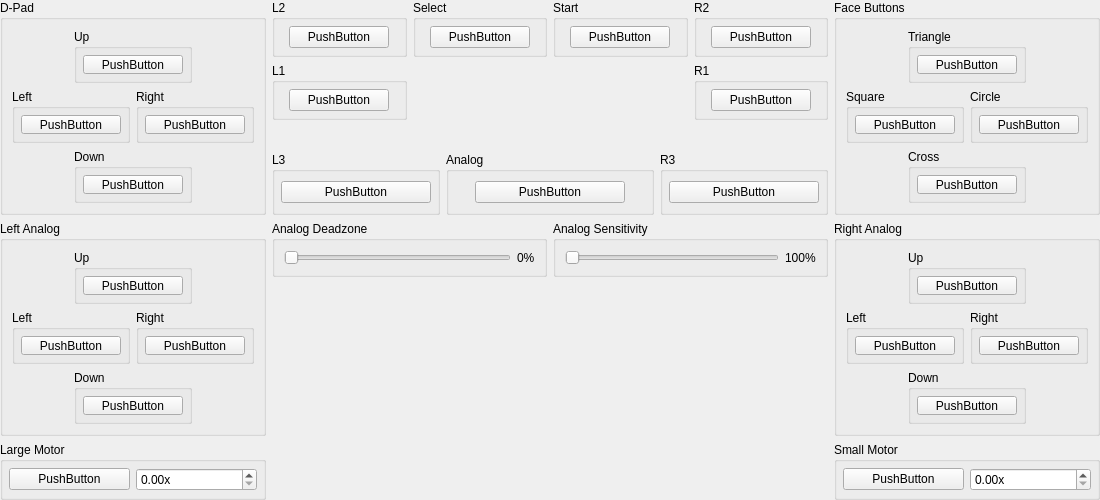
<?xml version="1.0" encoding="UTF-8"?>
<ui version="4.0">
 <class>ControllerBindingWidget_AnalogController</class>
 <widget class="QWidget" name="ControllerBindingWidget_AnalogController">
  <property name="geometry">
   <rect>
    <x>0</x>
    <y>0</y>
    <width>1100</width>
    <height>500</height>
   </rect>
  </property>
  <property name="sizePolicy">
   <sizepolicy hsizetype="MinimumExpanding" vsizetype="Preferred">
    <horstretch>0</horstretch>
    <verstretch>0</verstretch>
   </sizepolicy>
  </property>
  <property name="minimumSize">
   <size>
    <width>1100</width>
    <height>500</height>
   </size>
  </property>
  <property name="windowTitle">
   <string>Form</string>
  </property>
  <layout class="QGridLayout" name="gridLayout_35">
   <property name="leftMargin">
    <number>0</number>
   </property>
   <property name="topMargin">
    <number>0</number>
   </property>
   <property name="rightMargin">
    <number>0</number>
   </property>
   <property name="bottomMargin">
    <number>0</number>
   </property>
   <item row="0" column="0" rowspan="3">
    <layout class="QVBoxLayout" name="verticalLayout_2">
     <item>
      <widget class="QGroupBox" name="groupBox">
       <property name="title">
        <string>D-Pad</string>
       </property>
       <layout class="QGridLayout" name="gridLayout_5">
        <item row="3" column="1" colspan="2">
         <widget class="QGroupBox" name="groupBox_5">
          <property name="title">
           <string>Down</string>
          </property>
          <layout class="QGridLayout" name="gridLayout_4">
           <property name="leftMargin">
            <number>6</number>
           </property>
           <property name="topMargin">
            <number>6</number>
           </property>
           <property name="rightMargin">
            <number>6</number>
           </property>
           <property name="bottomMargin">
            <number>6</number>
           </property>
           <item row="0" column="0">
            <widget class="InputBindingWidget" name="Down">
             <property name="minimumSize">
              <size>
               <width>100</width>
               <height>0</height>
              </size>
             </property>
             <property name="maximumSize">
              <size>
               <width>100</width>
               <height>16777215</height>
              </size>
             </property>
             <property name="text">
              <string>PushButton</string>
             </property>
            </widget>
           </item>
          </layout>
         </widget>
        </item>
        <item row="2" column="0" colspan="2">
         <widget class="QGroupBox" name="groupBox_3">
          <property name="title">
           <string>Left</string>
          </property>
          <layout class="QGridLayout" name="gridLayout_2">
           <property name="leftMargin">
            <number>6</number>
           </property>
           <property name="topMargin">
            <number>6</number>
           </property>
           <property name="rightMargin">
            <number>6</number>
           </property>
           <property name="bottomMargin">
            <number>6</number>
           </property>
           <item row="0" column="0">
            <widget class="InputBindingWidget" name="Left">
             <property name="minimumSize">
              <size>
               <width>100</width>
               <height>0</height>
              </size>
             </property>
             <property name="maximumSize">
              <size>
               <width>100</width>
               <height>16777215</height>
              </size>
             </property>
             <property name="text">
              <string>PushButton</string>
             </property>
            </widget>
           </item>
          </layout>
         </widget>
        </item>
        <item row="0" column="1" colspan="2">
         <widget class="QGroupBox" name="groupBox_2">
          <property name="title">
           <string>Up</string>
          </property>
          <layout class="QGridLayout" name="gridLayout">
           <property name="leftMargin">
            <number>6</number>
           </property>
           <property name="topMargin">
            <number>6</number>
           </property>
           <property name="rightMargin">
            <number>6</number>
           </property>
           <property name="bottomMargin">
            <number>6</number>
           </property>
           <item row="0" column="0">
            <widget class="InputBindingWidget" name="Up">
             <property name="minimumSize">
              <size>
               <width>100</width>
               <height>0</height>
              </size>
             </property>
             <property name="maximumSize">
              <size>
               <width>100</width>
               <height>16777215</height>
              </size>
             </property>
             <property name="text">
              <string>PushButton</string>
             </property>
            </widget>
           </item>
          </layout>
         </widget>
        </item>
        <item row="2" column="2" colspan="2">
         <widget class="QGroupBox" name="groupBox_4">
          <property name="title">
           <string>Right</string>
          </property>
          <layout class="QGridLayout" name="gridLayout_3">
           <property name="leftMargin">
            <number>6</number>
           </property>
           <property name="topMargin">
            <number>6</number>
           </property>
           <property name="rightMargin">
            <number>6</number>
           </property>
           <property name="bottomMargin">
            <number>6</number>
           </property>
           <item row="0" column="0">
            <widget class="InputBindingWidget" name="Right">
             <property name="minimumSize">
              <size>
               <width>100</width>
               <height>0</height>
              </size>
             </property>
             <property name="maximumSize">
              <size>
               <width>100</width>
               <height>16777215</height>
              </size>
             </property>
             <property name="text">
              <string>PushButton</string>
             </property>
            </widget>
           </item>
          </layout>
         </widget>
        </item>
       </layout>
      </widget>
     </item>
     <item>
      <widget class="QGroupBox" name="groupBox_6">
       <property name="title">
        <string>Left Analog</string>
       </property>
       <layout class="QGridLayout" name="gridLayout_6">
        <item row="3" column="1" colspan="2">
         <widget class="QGroupBox" name="groupBox_7">
          <property name="title">
           <string>Down</string>
          </property>
          <layout class="QGridLayout" name="gridLayout_7">
           <property name="leftMargin">
            <number>6</number>
           </property>
           <property name="topMargin">
            <number>6</number>
           </property>
           <property name="rightMargin">
            <number>6</number>
           </property>
           <property name="bottomMargin">
            <number>6</number>
           </property>
           <item row="0" column="0">
            <widget class="InputBindingWidget" name="LDown">
             <property name="minimumSize">
              <size>
               <width>100</width>
               <height>0</height>
              </size>
             </property>
             <property name="maximumSize">
              <size>
               <width>100</width>
               <height>16777215</height>
              </size>
             </property>
             <property name="text">
              <string>PushButton</string>
             </property>
            </widget>
           </item>
          </layout>
         </widget>
        </item>
        <item row="2" column="0" colspan="2">
         <widget class="QGroupBox" name="groupBox_8">
          <property name="title">
           <string>Left</string>
          </property>
          <layout class="QGridLayout" name="gridLayout_8">
           <property name="leftMargin">
            <number>6</number>
           </property>
           <property name="topMargin">
            <number>6</number>
           </property>
           <property name="rightMargin">
            <number>6</number>
           </property>
           <property name="bottomMargin">
            <number>6</number>
           </property>
           <item row="0" column="0">
            <widget class="InputBindingWidget" name="LLeft">
             <property name="minimumSize">
              <size>
               <width>100</width>
               <height>0</height>
              </size>
             </property>
             <property name="maximumSize">
              <size>
               <width>100</width>
               <height>16777215</height>
              </size>
             </property>
             <property name="text">
              <string>PushButton</string>
             </property>
            </widget>
           </item>
          </layout>
         </widget>
        </item>
        <item row="0" column="1" colspan="2">
         <widget class="QGroupBox" name="groupBox_9">
          <property name="title">
           <string>Up</string>
          </property>
          <layout class="QGridLayout" name="gridLayout_9">
           <property name="leftMargin">
            <number>6</number>
           </property>
           <property name="topMargin">
            <number>6</number>
           </property>
           <property name="rightMargin">
            <number>6</number>
           </property>
           <property name="bottomMargin">
            <number>6</number>
           </property>
           <item row="0" column="0">
            <widget class="InputBindingWidget" name="LUp">
             <property name="minimumSize">
              <size>
               <width>100</width>
               <height>0</height>
              </size>
             </property>
             <property name="maximumSize">
              <size>
               <width>100</width>
               <height>16777215</height>
              </size>
             </property>
             <property name="text">
              <string>PushButton</string>
             </property>
            </widget>
           </item>
          </layout>
         </widget>
        </item>
        <item row="2" column="2" colspan="2">
         <widget class="QGroupBox" name="groupBox_10">
          <property name="title">
           <string>Right</string>
          </property>
          <layout class="QGridLayout" name="gridLayout_10">
           <property name="leftMargin">
            <number>6</number>
           </property>
           <property name="topMargin">
            <number>6</number>
           </property>
           <property name="rightMargin">
            <number>6</number>
           </property>
           <property name="bottomMargin">
            <number>6</number>
           </property>
           <item row="0" column="0">
            <widget class="InputBindingWidget" name="LRight">
             <property name="minimumSize">
              <size>
               <width>100</width>
               <height>0</height>
              </size>
             </property>
             <property name="maximumSize">
              <size>
               <width>100</width>
               <height>16777215</height>
              </size>
             </property>
             <property name="text">
              <string>PushButton</string>
             </property>
            </widget>
           </item>
          </layout>
         </widget>
        </item>
       </layout>
      </widget>
     </item>
     <item>
      <widget class="QGroupBox" name="groupBox_29">
       <property name="title">
        <string>Large Motor</string>
       </property>
       <layout class="QGridLayout" name="gridLayout_30">
        <property name="leftMargin">
         <number>6</number>
        </property>
        <property name="topMargin">
         <number>6</number>
        </property>
        <property name="rightMargin">
         <number>6</number>
        </property>
        <property name="bottomMargin">
         <number>6</number>
        </property>
        <item row="0" column="0">
         <widget class="InputVibrationBindingWidget" name="LargeMotor">
          <property name="minimumSize">
           <size>
            <width>100</width>
            <height>0</height>
           </size>
          </property>
          <property name="maximumSize">
           <size>
            <width>16777215</width>
            <height>16777215</height>
           </size>
          </property>
          <property name="text">
           <string>PushButton</string>
          </property>
         </widget>
        </item>
        <item row="0" column="1">
         <widget class="QDoubleSpinBox" name="LargeMotorScale">
          <property name="minimumSize">
           <size>
            <width>80</width>
            <height>0</height>
           </size>
          </property>
          <property name="suffix">
           <string>x</string>
          </property>
          <property name="maximum">
           <double>3.000000000000000</double>
          </property>
          <property name="singleStep">
           <double>0.100000000000000</double>
          </property>
         </widget>
        </item>
       </layout>
      </widget>
     </item>
     <item>
      <spacer name="verticalSpacer_5">
       <property name="orientation">
        <enum>Qt::Vertical</enum>
       </property>
       <property name="sizeHint" stdset="0">
        <size>
         <width>20</width>
         <height>40</height>
        </size>
       </property>
      </spacer>
     </item>
    </layout>
   </item>
   <item row="0" column="1">
    <layout class="QGridLayout" name="gridLayout_27">
     <item row="0" column="0">
      <widget class="QGroupBox" name="groupBox_21">
       <property name="title">
        <string>L2</string>
       </property>
       <layout class="QGridLayout" name="gridLayout_21">
        <property name="leftMargin">
         <number>6</number>
        </property>
        <property name="topMargin">
         <number>6</number>
        </property>
        <property name="rightMargin">
         <number>6</number>
        </property>
        <property name="bottomMargin">
         <number>6</number>
        </property>
        <item row="0" column="0">
         <widget class="InputBindingWidget" name="L2">
          <property name="maximumSize">
           <size>
            <width>100</width>
            <height>16777215</height>
           </size>
          </property>
          <property name="text">
           <string>PushButton</string>
          </property>
         </widget>
        </item>
       </layout>
      </widget>
     </item>
     <item row="0" column="1">
      <widget class="QGroupBox" name="groupBox_25">
       <property name="title">
        <string>Select</string>
       </property>
       <layout class="QGridLayout" name="gridLayout_25">
        <property name="leftMargin">
         <number>6</number>
        </property>
        <property name="topMargin">
         <number>6</number>
        </property>
        <property name="rightMargin">
         <number>6</number>
        </property>
        <property name="bottomMargin">
         <number>6</number>
        </property>
        <item row="0" column="0">
         <widget class="InputBindingWidget" name="Select">
          <property name="maximumSize">
           <size>
            <width>100</width>
            <height>16777215</height>
           </size>
          </property>
          <property name="text">
           <string>PushButton</string>
          </property>
         </widget>
        </item>
       </layout>
      </widget>
     </item>
     <item row="0" column="2">
      <widget class="QGroupBox" name="groupBox_26">
       <property name="title">
        <string>Start</string>
       </property>
       <layout class="QGridLayout" name="gridLayout_26">
        <property name="leftMargin">
         <number>6</number>
        </property>
        <property name="topMargin">
         <number>6</number>
        </property>
        <property name="rightMargin">
         <number>6</number>
        </property>
        <property name="bottomMargin">
         <number>6</number>
        </property>
        <item row="0" column="0">
         <widget class="InputBindingWidget" name="Start">
          <property name="maximumSize">
           <size>
            <width>100</width>
            <height>16777215</height>
           </size>
          </property>
          <property name="text">
           <string>PushButton</string>
          </property>
         </widget>
        </item>
       </layout>
      </widget>
     </item>
     <item row="0" column="3">
      <widget class="QGroupBox" name="groupBox_23">
       <property name="title">
        <string>R2</string>
       </property>
       <layout class="QGridLayout" name="gridLayout_23">
        <property name="leftMargin">
         <number>6</number>
        </property>
        <property name="topMargin">
         <number>6</number>
        </property>
        <property name="rightMargin">
         <number>6</number>
        </property>
        <property name="bottomMargin">
         <number>6</number>
        </property>
        <item row="0" column="0">
         <widget class="InputBindingWidget" name="R2">
          <property name="maximumSize">
           <size>
            <width>100</width>
            <height>16777215</height>
           </size>
          </property>
          <property name="text">
           <string>PushButton</string>
          </property>
         </widget>
        </item>
       </layout>
      </widget>
     </item>
     <item row="1" column="0">
      <widget class="QGroupBox" name="groupBox_22">
       <property name="title">
        <string>L1</string>
       </property>
       <layout class="QGridLayout" name="gridLayout_22">
        <property name="leftMargin">
         <number>6</number>
        </property>
        <property name="topMargin">
         <number>6</number>
        </property>
        <property name="rightMargin">
         <number>6</number>
        </property>
        <property name="bottomMargin">
         <number>6</number>
        </property>
        <item row="0" column="0">
         <widget class="InputBindingWidget" name="L1">
          <property name="maximumSize">
           <size>
            <width>100</width>
            <height>16777215</height>
           </size>
          </property>
          <property name="text">
           <string>PushButton</string>
          </property>
         </widget>
        </item>
       </layout>
      </widget>
     </item>
     <item row="1" column="3">
      <widget class="QGroupBox" name="groupBox_24">
       <property name="title">
        <string>R1</string>
       </property>
       <layout class="QGridLayout" name="gridLayout_24">
        <property name="leftMargin">
         <number>6</number>
        </property>
        <property name="topMargin">
         <number>6</number>
        </property>
        <property name="rightMargin">
         <number>6</number>
        </property>
        <property name="bottomMargin">
         <number>6</number>
        </property>
        <item row="0" column="0">
         <widget class="InputBindingWidget" name="R1">
          <property name="maximumSize">
           <size>
            <width>100</width>
            <height>16777215</height>
           </size>
          </property>
          <property name="text">
           <string>PushButton</string>
          </property>
         </widget>
        </item>
       </layout>
      </widget>
     </item>
    </layout>
   </item>
   <item row="0" column="2" rowspan="3">
    <layout class="QVBoxLayout" name="verticalLayout">
     <item>
      <widget class="QGroupBox" name="groupBox_16">
       <property name="title">
        <string>Face Buttons</string>
       </property>
       <layout class="QGridLayout" name="gridLayout_16">
        <item row="3" column="1" colspan="2">
         <widget class="QGroupBox" name="groupBox_17">
          <property name="title">
           <string>Cross</string>
          </property>
          <layout class="QGridLayout" name="gridLayout_17">
           <property name="leftMargin">
            <number>6</number>
           </property>
           <property name="topMargin">
            <number>6</number>
           </property>
           <property name="rightMargin">
            <number>6</number>
           </property>
           <property name="bottomMargin">
            <number>6</number>
           </property>
           <item row="0" column="0">
            <widget class="InputBindingWidget" name="Cross">
             <property name="minimumSize">
              <size>
               <width>100</width>
               <height>0</height>
              </size>
             </property>
             <property name="maximumSize">
              <size>
               <width>100</width>
               <height>16777215</height>
              </size>
             </property>
             <property name="text">
              <string>PushButton</string>
             </property>
            </widget>
           </item>
          </layout>
         </widget>
        </item>
        <item row="2" column="0" colspan="2">
         <widget class="QGroupBox" name="groupBox_18">
          <property name="title">
           <string>Square</string>
          </property>
          <layout class="QGridLayout" name="gridLayout_18">
           <property name="leftMargin">
            <number>6</number>
           </property>
           <property name="topMargin">
            <number>6</number>
           </property>
           <property name="rightMargin">
            <number>6</number>
           </property>
           <property name="bottomMargin">
            <number>6</number>
           </property>
           <item row="0" column="0">
            <widget class="InputBindingWidget" name="Square">
             <property name="minimumSize">
              <size>
               <width>100</width>
               <height>0</height>
              </size>
             </property>
             <property name="maximumSize">
              <size>
               <width>100</width>
               <height>16777215</height>
              </size>
             </property>
             <property name="text">
              <string>PushButton</string>
             </property>
            </widget>
           </item>
          </layout>
         </widget>
        </item>
        <item row="0" column="1" colspan="2">
         <widget class="QGroupBox" name="groupBox_19">
          <property name="title">
           <string>Triangle</string>
          </property>
          <layout class="QGridLayout" name="gridLayout_19">
           <property name="leftMargin">
            <number>6</number>
           </property>
           <property name="topMargin">
            <number>6</number>
           </property>
           <property name="rightMargin">
            <number>6</number>
           </property>
           <property name="bottomMargin">
            <number>6</number>
           </property>
           <item row="0" column="0">
            <widget class="InputBindingWidget" name="Triangle">
             <property name="minimumSize">
              <size>
               <width>100</width>
               <height>0</height>
              </size>
             </property>
             <property name="maximumSize">
              <size>
               <width>100</width>
               <height>16777215</height>
              </size>
             </property>
             <property name="text">
              <string>PushButton</string>
             </property>
            </widget>
           </item>
          </layout>
         </widget>
        </item>
        <item row="2" column="2" colspan="2">
         <widget class="QGroupBox" name="groupBox_20">
          <property name="title">
           <string>Circle</string>
          </property>
          <layout class="QGridLayout" name="gridLayout_20">
           <property name="leftMargin">
            <number>6</number>
           </property>
           <property name="topMargin">
            <number>6</number>
           </property>
           <property name="rightMargin">
            <number>6</number>
           </property>
           <property name="bottomMargin">
            <number>6</number>
           </property>
           <item row="0" column="0">
            <widget class="InputBindingWidget" name="Circle">
             <property name="minimumSize">
              <size>
               <width>100</width>
               <height>0</height>
              </size>
             </property>
             <property name="maximumSize">
              <size>
               <width>100</width>
               <height>16777215</height>
              </size>
             </property>
             <property name="text">
              <string>PushButton</string>
             </property>
            </widget>
           </item>
          </layout>
         </widget>
        </item>
       </layout>
      </widget>
     </item>
     <item>
      <widget class="QGroupBox" name="groupBox_11">
       <property name="title">
        <string>Right Analog</string>
       </property>
       <layout class="QGridLayout" name="gridLayout_11">
        <item row="2" column="0" colspan="2">
         <widget class="QGroupBox" name="groupBox_13">
          <property name="title">
           <string>Left</string>
          </property>
          <layout class="QGridLayout" name="gridLayout_13">
           <property name="leftMargin">
            <number>6</number>
           </property>
           <property name="topMargin">
            <number>6</number>
           </property>
           <property name="rightMargin">
            <number>6</number>
           </property>
           <property name="bottomMargin">
            <number>6</number>
           </property>
           <item row="0" column="0">
            <widget class="InputBindingWidget" name="RLeft">
             <property name="minimumSize">
              <size>
               <width>100</width>
               <height>0</height>
              </size>
             </property>
             <property name="maximumSize">
              <size>
               <width>100</width>
               <height>16777215</height>
              </size>
             </property>
             <property name="text">
              <string>PushButton</string>
             </property>
            </widget>
           </item>
          </layout>
         </widget>
        </item>
        <item row="3" column="1" colspan="2">
         <widget class="QGroupBox" name="groupBox_12">
          <property name="title">
           <string>Down</string>
          </property>
          <layout class="QGridLayout" name="gridLayout_12">
           <property name="leftMargin">
            <number>6</number>
           </property>
           <property name="topMargin">
            <number>6</number>
           </property>
           <property name="rightMargin">
            <number>6</number>
           </property>
           <property name="bottomMargin">
            <number>6</number>
           </property>
           <item row="0" column="0">
            <widget class="InputBindingWidget" name="RDown">
             <property name="minimumSize">
              <size>
               <width>100</width>
               <height>0</height>
              </size>
             </property>
             <property name="maximumSize">
              <size>
               <width>100</width>
               <height>16777215</height>
              </size>
             </property>
             <property name="text">
              <string>PushButton</string>
             </property>
            </widget>
           </item>
          </layout>
         </widget>
        </item>
        <item row="2" column="2" colspan="2">
         <widget class="QGroupBox" name="groupBox_15">
          <property name="title">
           <string>Right</string>
          </property>
          <layout class="QGridLayout" name="gridLayout_15">
           <property name="leftMargin">
            <number>6</number>
           </property>
           <property name="topMargin">
            <number>6</number>
           </property>
           <property name="rightMargin">
            <number>6</number>
           </property>
           <property name="bottomMargin">
            <number>6</number>
           </property>
           <item row="0" column="0">
            <widget class="InputBindingWidget" name="RRight">
             <property name="minimumSize">
              <size>
               <width>100</width>
               <height>0</height>
              </size>
             </property>
             <property name="maximumSize">
              <size>
               <width>100</width>
               <height>16777215</height>
              </size>
             </property>
             <property name="text">
              <string>PushButton</string>
             </property>
            </widget>
           </item>
          </layout>
         </widget>
        </item>
        <item row="0" column="1" colspan="2">
         <widget class="QGroupBox" name="groupBox_14">
          <property name="title">
           <string>Up</string>
          </property>
          <layout class="QGridLayout" name="gridLayout_14">
           <property name="leftMargin">
            <number>6</number>
           </property>
           <property name="topMargin">
            <number>6</number>
           </property>
           <property name="rightMargin">
            <number>6</number>
           </property>
           <property name="bottomMargin">
            <number>6</number>
           </property>
           <item row="0" column="0">
            <widget class="InputBindingWidget" name="RUp">
             <property name="minimumSize">
              <size>
               <width>100</width>
               <height>0</height>
              </size>
             </property>
             <property name="maximumSize">
              <size>
               <width>100</width>
               <height>16777215</height>
              </size>
             </property>
             <property name="text">
              <string>PushButton</string>
             </property>
            </widget>
           </item>
          </layout>
         </widget>
        </item>
       </layout>
      </widget>
     </item>
     <item>
      <widget class="QGroupBox" name="groupBox_32">
       <property name="title">
        <string>Small Motor</string>
       </property>
       <layout class="QGridLayout" name="gridLayout_31">
        <property name="leftMargin">
         <number>6</number>
        </property>
        <property name="topMargin">
         <number>6</number>
        </property>
        <property name="rightMargin">
         <number>6</number>
        </property>
        <property name="bottomMargin">
         <number>6</number>
        </property>
        <item row="0" column="0">
         <widget class="InputVibrationBindingWidget" name="SmallMotor">
          <property name="minimumSize">
           <size>
            <width>100</width>
            <height>0</height>
           </size>
          </property>
          <property name="maximumSize">
           <size>
            <width>16777215</width>
            <height>16777215</height>
           </size>
          </property>
          <property name="text">
           <string>PushButton</string>
          </property>
         </widget>
        </item>
        <item row="0" column="1">
         <widget class="QDoubleSpinBox" name="SmallMotorScale">
          <property name="suffix">
           <string>x</string>
          </property>
          <property name="maximum">
           <double>3.000000000000000</double>
          </property>
          <property name="singleStep">
           <double>0.100000000000000</double>
          </property>
         </widget>
        </item>
       </layout>
      </widget>
     </item>
     <item>
      <spacer name="verticalSpacer_4">
       <property name="orientation">
        <enum>Qt::Vertical</enum>
       </property>
       <property name="sizeHint" stdset="0">
        <size>
         <width>20</width>
         <height>40</height>
        </size>
       </property>
      </spacer>
     </item>
    </layout>
   </item>
   <item row="1" column="1">
    <layout class="QHBoxLayout" name="horizontalLayout_4">
     <item>
      <spacer name="horizontalSpacer">
       <property name="orientation">
        <enum>Qt::Horizontal</enum>
       </property>
       <property name="sizeHint" stdset="0">
        <size>
         <width>40</width>
         <height>20</height>
        </size>
       </property>
      </spacer>
     </item>
     <item>
      <widget class="QLabel" name="label">
       <property name="sizePolicy">
        <sizepolicy hsizetype="Fixed" vsizetype="Fixed">
         <horstretch>0</horstretch>
         <verstretch>0</verstretch>
        </sizepolicy>
       </property>
       <property name="maximumSize">
        <size>
         <width>400</width>
         <height>266</height>
        </size>
       </property>
       <property name="text">
        <string/>
       </property>
       <property name="pixmap">
        <pixmap resource="resources/resources.qrc">:/controllers/analog_controller.svg</pixmap>
       </property>
       <property name="scaledContents">
        <bool>true</bool>
       </property>
      </widget>
     </item>
     <item>
      <spacer name="horizontalSpacer_2">
       <property name="orientation">
        <enum>Qt::Horizontal</enum>
       </property>
       <property name="sizeHint" stdset="0">
        <size>
         <width>40</width>
         <height>20</height>
        </size>
       </property>
      </spacer>
     </item>
    </layout>
   </item>
   <item row="2" column="1">
    <layout class="QGridLayout" name="gridLayout_32">
     <item row="0" column="0">
      <widget class="QGroupBox" name="groupBox_27">
       <property name="title">
        <string>L3</string>
       </property>
       <layout class="QGridLayout" name="gridLayout_28">
        <property name="leftMargin">
         <number>6</number>
        </property>
        <property name="topMargin">
         <number>6</number>
        </property>
        <property name="rightMargin">
         <number>6</number>
        </property>
        <property name="bottomMargin">
         <number>6</number>
        </property>
        <item row="0" column="0">
         <widget class="InputBindingWidget" name="L3">
          <property name="minimumSize">
           <size>
            <width>150</width>
            <height>0</height>
           </size>
          </property>
          <property name="maximumSize">
           <size>
            <width>100</width>
            <height>16777215</height>
           </size>
          </property>
          <property name="text">
           <string>PushButton</string>
          </property>
         </widget>
        </item>
       </layout>
      </widget>
     </item>
     <item row="2" column="0" colspan="4">
      <spacer name="verticalSpacer">
       <property name="orientation">
        <enum>Qt::Vertical</enum>
       </property>
       <property name="sizeHint" stdset="0">
        <size>
         <width>20</width>
         <height>40</height>
        </size>
       </property>
      </spacer>
     </item>
     <item row="0" column="3">
      <widget class="QGroupBox" name="groupBox_28">
       <property name="title">
        <string>R3</string>
       </property>
       <layout class="QGridLayout" name="gridLayout_29">
        <property name="leftMargin">
         <number>6</number>
        </property>
        <property name="topMargin">
         <number>6</number>
        </property>
        <property name="rightMargin">
         <number>6</number>
        </property>
        <property name="bottomMargin">
         <number>6</number>
        </property>
        <item row="0" column="0">
         <widget class="InputBindingWidget" name="R3">
          <property name="minimumSize">
           <size>
            <width>150</width>
            <height>0</height>
           </size>
          </property>
          <property name="maximumSize">
           <size>
            <width>100</width>
            <height>16777215</height>
           </size>
          </property>
          <property name="text">
           <string>PushButton</string>
          </property>
         </widget>
        </item>
       </layout>
      </widget>
     </item>
     <item row="1" column="2" colspan="2">
      <widget class="QGroupBox" name="groupBox_30">
       <property name="title">
        <string>Analog Sensitivity</string>
       </property>
       <layout class="QHBoxLayout" name="horizontalLayout_2">
        <item>
         <widget class="QSlider" name="AxisScale">
          <property name="maximum">
           <number>200</number>
          </property>
          <property name="orientation">
           <enum>Qt::Horizontal</enum>
          </property>
         </widget>
        </item>
        <item>
         <widget class="QLabel" name="AxisScaleLabel">
          <property name="text">
           <string>100%</string>
          </property>
         </widget>
        </item>
       </layout>
      </widget>
     </item>
     <item row="1" column="0" colspan="2">
      <widget class="QGroupBox" name="groupBox_33">
       <property name="title">
        <string>Analog Deadzone</string>
       </property>
       <layout class="QHBoxLayout" name="horizontalLayout_3">
        <item>
         <widget class="QSlider" name="Deadzone">
          <property name="maximum">
           <number>100</number>
          </property>
          <property name="orientation">
           <enum>Qt::Horizontal</enum>
          </property>
         </widget>
        </item>
        <item>
         <widget class="QLabel" name="DeadzoneLabel">
          <property name="text">
           <string>0%</string>
          </property>
         </widget>
        </item>
       </layout>
      </widget>
     </item>
     <item row="0" column="1" colspan="2">
      <widget class="QGroupBox" name="groupBox_31">
       <property name="title">
        <string>Analog</string>
       </property>
       <layout class="QGridLayout" name="gridLayout_33">
        <item row="0" column="0">
         <widget class="InputBindingWidget" name="Analog">
          <property name="maximumSize">
           <size>
            <width>150</width>
            <height>16777215</height>
           </size>
          </property>
          <property name="text">
           <string>PushButton</string>
          </property>
         </widget>
        </item>
       </layout>
      </widget>
     </item>
    </layout>
   </item>
  </layout>
 </widget>
 <customwidgets>
  <customwidget>
   <class>InputBindingWidget</class>
   <extends>QPushButton</extends>
   <header>inputbindingwidgets.h</header>
  </customwidget>
  <customwidget>
   <class>InputVibrationBindingWidget</class>
   <extends>QPushButton</extends>
   <header>inputbindingwidgets.h</header>
  </customwidget>
 </customwidgets>
 <resources>
  <include location="resources/resources.qrc"/>
  <include location="../resources/resources.qrc"/>
 </resources>
 <connections/>
</ui>
